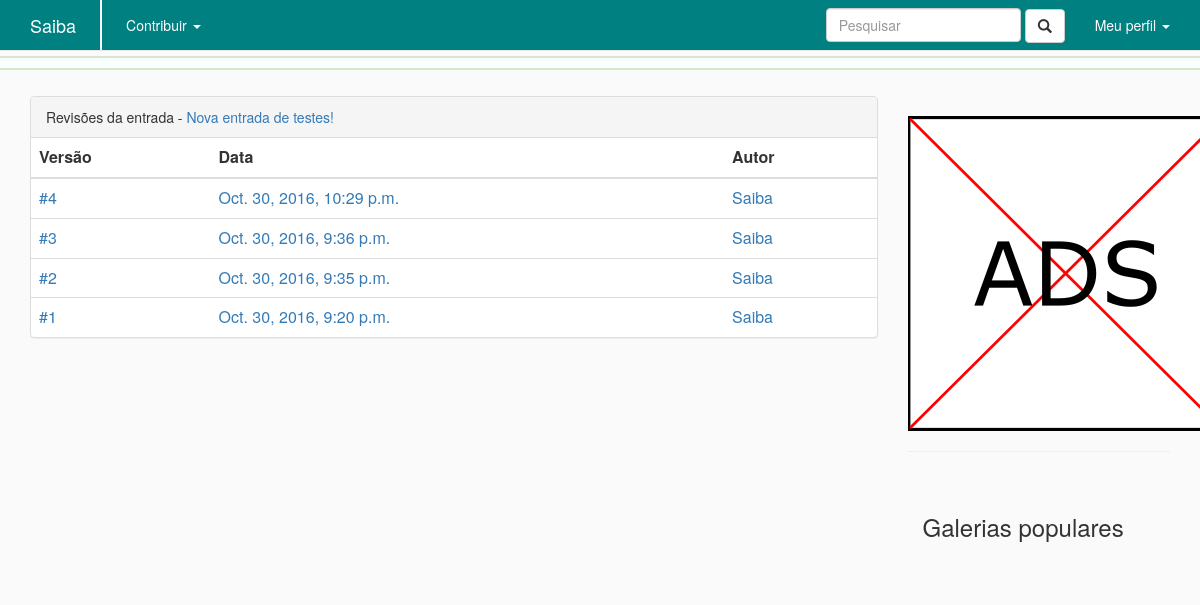
Page /entrada/nova-entrada-de-testes/historico on the committed database.
### entry/models.py (models this page shows, shortened)
class Entry(models.Model):
    author                  = models.ForeignKey(User, default=1)
    title                   = models.CharField(max_length=250)
    slug                    = models.SlugField(max_length=250, default="", blank=True)
    status                  = models.ForeignKey(Status, default=1)
    category                = models.ForeignKey(Category, default=1)
    type                    = models.CharField(max_length=100)
    date_origin             = models.CharField(max_length=100, blank=True)
    origin                  = models.CharField(max_length=100)
    additional_references   = models.CharField(max_length=100)
    icon                    = models.ImageField(blank=True, upload_to='icon/')
    hidden                  = models.BooleanField(default=False)
    images_locked           = models.BooleanField(default=False)
    videos_locked           = models.BooleanField(default=False)
    comments_locked         = models.BooleanField(default=False)
    tags                    = models.ManyToManyField('home.Tag', blank=True)
    trending_points         = models.IntegerField(default=0)
    editorship              = models.ManyToManyField('profile.Profile', blank=True)
    class Meta:
        verbose_name_plural = "entries"

class Revision(models.Model):
    author = models.ForeignKey(User, default=1)
    entry = models.ForeignKey(Entry, on_delete=models.CASCADE, related_name="revisions")
    content = models.TextField(max_length=2500, blank=True)
    date = models.DateTimeField(auto_now_add=True, blank=True)
    hidden = models.BooleanField(default=False)

### entry/views.py (the view)
# urls.py: url(r'^(?P<entry_slug>[\w-]+)/historico$', views.history, name='history'),
def history(request, entry_slug):
    entry = get_object_or_404(Entry, slug=entry_slug)
    revisions = Revision.objects.filter(entry=entry, hidden=False).order_by('-id')
    return render(request, escape('entry/history.html'), {'revisions': revisions, 'entry_name':entry.title, 'entry_slug':entry.slug})

### entry/templates/entry/history.html (shortened to what this page needs)
﻿{% extends 'home/base.html' %}
{% block body %}
    <div class="panel panel-default">
        <div class="panel-heading">Revisões da entrada - <a href='{% url 'entry:detail' entry_slug %}'>{{ entry_name }}</a></div>
        <table class="table">
            <thead>
                <tr>
                    <th>Versão</th>
                    <th>Data</th>
                    <th>Autor</th>
                </tr>
            </thead>
            <tbody>
                {% for revision in revisions %}
                        <tr>
                            <td><a href='#'>#{{ forloop.revcounter }}</a></td>
                            <td><a href='{% url 'entry:revision' entry_slug revision.id %}'>{{ revision.date }}</a></td>
                            <td><a href='{% url 'profile:detail' revision.author.profile.slug %}'>{{revision.author.username}}</a></td>
                        </tr>
                {% endfor %}
            </tbody>
        </table>
    </div>
{% endblock %}

### rows in the picture
Entry: title "Nova entrada de testes!"
Revision: date "Oct. 30, 2016, 10:29 p.m.", author.username "Saiba"
Revision: date "Oct. 30, 2016, 9:36 p.m.", author.username "Saiba"
Revision: date "Oct. 30, 2016, 9:35 p.m.", author.username "Saiba"
Revision: date "Oct. 30, 2016, 9:20 p.m.", author.username "Saiba"
